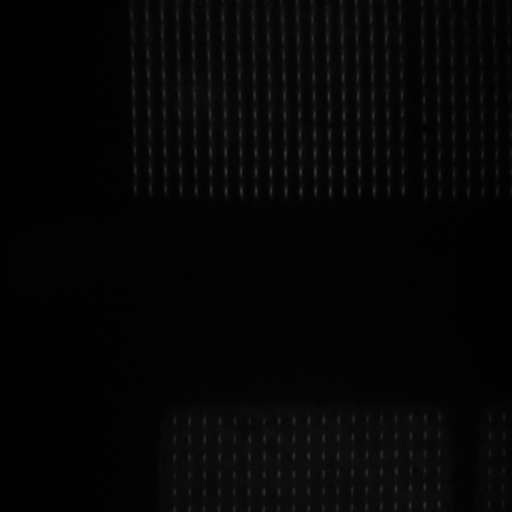
#> input picture X2110-Camera/100x/cal-turret-6/488.tif, 512 x 512 px
$ python calibration.py
#> lines starting #> are read from the running program, lines starting #| are printed output that depends on the picture; long printed decimals are rounded
# -*- coding: utf-8 -*-
"""
Created on Sat Aug 15 12:32:33 2015

@author: Andre
"""
#import seaborn as sns
#sns.set()
import matplotlib.pyplot as plt
import numpy as np
from mpl_toolkits.mplot3d import Axes3D
import scipy.optimize as sp
from scipy.spatial import distance


plt.close('all')
# [9 lines of commented-out code are left out]

def twoD_Gaussian(x_y, offset, amplitude, xo, yo, sigma_x, sigma_y, theta):
    x, y = x_y
    xo = float(xo)
    yo = float(yo)
    a = (np.cos(theta)**2)/(2*sigma_x**2) + (np.sin(theta)**2)/(2*sigma_y**2)
    b = -(np.sin(2*theta))/(4*sigma_x**2) + (np.sin(2*theta))/(4*sigma_y**2)
    c = (np.sin(theta)**2)/(2*sigma_x**2) + (np.cos(theta)**2)/(2*sigma_y**2)
    g = offset + amplitude*np.exp( - (a*((x-xo)**2) + 2*b*(x-xo)*(y-yo)
                            + c*((y-yo)**2)))
    return g.ravel()

###################################################################################
# =============================================================================
# Images files to load and initial points to do the calibration
# =============================================================================

imagesFiles = [ '488.tif',  '568.tif', '680.tif', '735.tif']


initialPoint = np.array([[241, 192], [244, 227], [244,259], [245,269]])

zeroPoint = 680 #point for 0 pixel displacement


#############################################

centerPos = []

for i,items in enumerate(imagesFiles):

    image = plt.imread(items) #read image file
#> image is the input picture: shape (512, 512) uint16; min 160, max 14894, mean 1590.2

    squareSize = 20

    xmin = initialPoint[i][0]-squareSize/2
    xmax = initialPoint[i][0]+squareSize/2
    ymin = initialPoint[i][1]-squareSize/2
    ymax = initialPoint[i][1]+squareSize/2

    x = np.arange(xmin, xmax,1)
    y = np.arange(ymin, ymax,1)

    X, Y = np.meshgrid(x,y) #note: meshgrid is needed to use an asymetric grid with plot_surface, I tried mgrid and it didn't work.


    imageMask =  image[int(np.min(Y)):int(np.max(Y))+1, int(np.min(X)):int(np.max(X))+1] #to mask it correctly we have to invert X and Y here
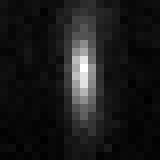
#> imageMask: shape (20, 20) uint16 (shown 8 times larger); min 664, max 14894, mean 2164; drawn with min black and max white

    ig = (np.min(image), np.max(image) , initialPoint[i][1], initialPoint[i][0], 2.0, 2.0, 0.0)
#> ig = (160, 14894, 192, 241, 2, 2, 0)
    inpars, pcov = sp.curve_fit(twoD_Gaussian,(Y,X), imageMask.ravel(), p0=ig, maxfev=20000)
#> inpars = [1332, 12054.6, 190.5, 240.9, 3.82, 1.16, -0.0276]
    fit3 = twoD_Gaussian((Y, X), *inpars).reshape(X.shape[0], Y.shape[1])
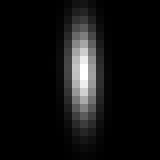
#> fit3: shape (20, 20) float64 (shown 8 times larger); min 1332, max 13223.5, mean 2164; drawn with min black and max white


    #Plot image
    fig1 = plt.figure()
    ax1 = fig1.add_subplot(111, projection='3d')
    ax1.plot_surface(X, Y, imageMask, rstride=1, cstride=1, cmap="hsv", linewidth=0, antialiased=False, alpha=0.5)
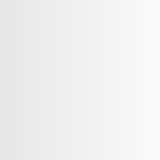
#> X: shape (20, 20) float64 (shown 8 times larger); min 231, max 250, mean 240.5
    ax1.plot_wireframe(X, Y, fit3, color="black", linewidth=3, alpha=0.3)
    ax1.set_xlabel("Pixels")
    ax1.set_ylabel("Pixels")
    ax1.set_zlabel("Intensity")
    plt.title(items)
    plt.show()
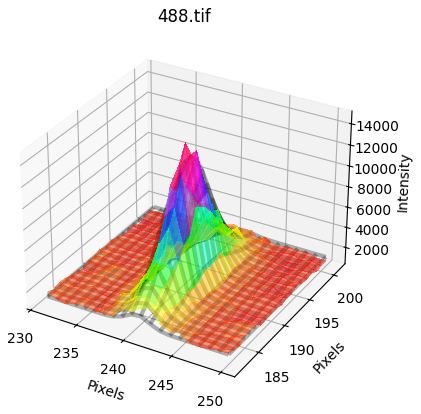
#> figure drawn by matplotlib, 1 panel


    # Getting center and standard deviation in x and y
    xCenter = inpars[3]       # Center of x in nanometer
#> xCenter = 240.9
    yCenter = inpars[2]       # Center of y in nanometer
#> yCenter = 190.5
    print('==========================')
    print(items)
    print('X pos: ' + str(xCenter))
#| X pos: 240.868
    print('Y pos: ' + str(yCenter))
#| Y pos: 190.507
    print('===========================')


    splitName = items.split('.tif')
    centerPos.append([int(splitName[0]), xCenter, yCenter])
#> pass 2 of the loop `for i,items in enumerate(imagesFiles):`:
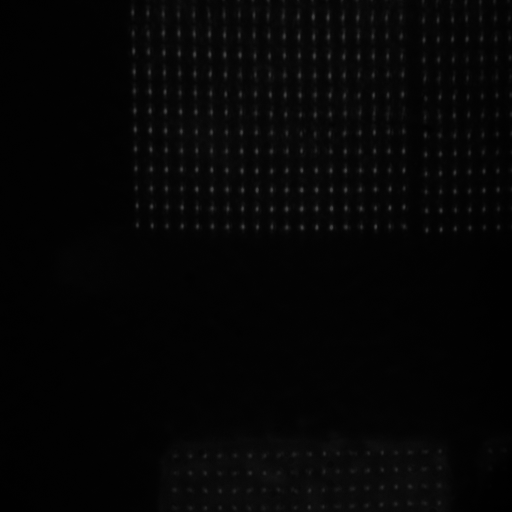
#> input picture X2110-Camera/100x/cal-turret-6/568.tif, 512 x 512 px
#> image is the input picture: shape (512, 512) uint16; min 156, max 15896, mean 1559.1
#> `imageMask =  image[int(np.min(Y)):int(np.max(Y))+1, int(np.min(X)):int..`:
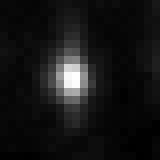
#> imageMask: shape (20, 20) uint16 (shown 8 times larger); min 919, max 15638, mean 2220.3; drawn with min black and max white
#> ig = (156, 15896, 227, 244, 2, 2, 0)
#> inpars = [1560.6, 14435.8, 226.2, 242.4, 2.09, 1.39, -0.0635]
#> `plt.show()`:
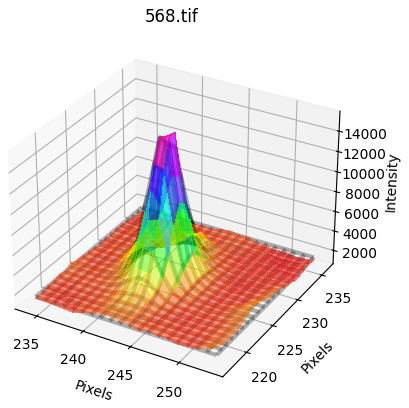
#> figure drawn by matplotlib, 1 panel
#> xCenter = 242.4
#> yCenter = 226.2
#| X pos: 242.448
#| Y pos: 226.241
#> pass 3 of the loop `for i,items in enumerate(imagesFiles):`:
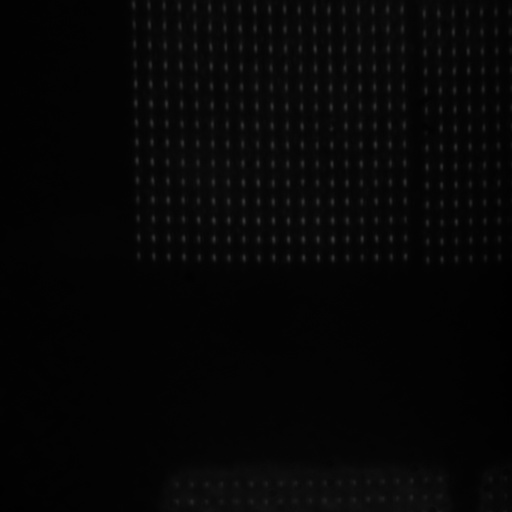
#> input picture X2110-Camera/100x/cal-turret-6/680.tif, 512 x 512 px
#> image is the input picture: shape (512, 512) uint16; min 371, max 14030, mean 1723.4
#> `imageMask =  image[int(np.min(Y)):int(np.max(Y))+1, int(np.min(X)):int..`:
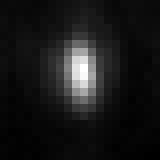
#> imageMask: shape (20, 20) uint16 (shown 8 times larger); min 1151, max 12318, mean 2259.9; drawn with min black and max white
#> ig = (371, 14030, 259, 244, 2, 2, 0)
#> inpars = [1616.4, 10614.2, 257.4, 243.6, 2.61, 1.48, -0.0722]
#> `plt.show()`:
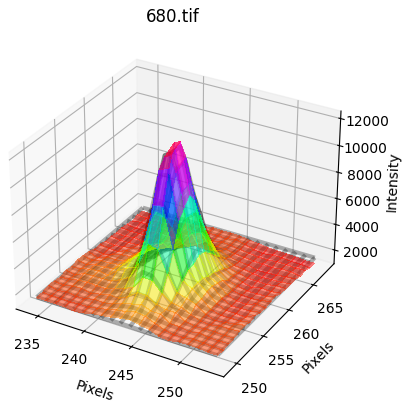
#> figure drawn by matplotlib, 1 panel
#> xCenter = 243.6
#> yCenter = 257.4
#| X pos: 243.634
#| Y pos: 257.440
#> the loop made 4 passes; the first 3 are shown

centerPos = np.array(centerPos)

distancesAll = distance.cdist(centerPos[:,1:3], centerPos[:,1:3])

pixelRef_ind = np.where(centerPos[:,0] == zeroPoint)[0][0]

distanceCenter = distancesAll[pixelRef_ind, :]

distanceCenter[0:pixelRef_ind] = distanceCenter[0:pixelRef_ind]*-1

plt.figure(5)
plt.plot(distanceCenter, centerPos[:,0], 'o')
plt.xlabel('Pixel Displacement')
plt.ylabel('Wavelength (nm)')
plt.title('Pixel Displacement by Wavelength')


z = np.polyfit(distanceCenter, centerPos[:,0], 3)
p = np.poly1d(z)
print(p)

xx = np.arange(np.min(distanceCenter)-2, np.max(distanceCenter)+2, 0.5)
#> xx = 165 values from -68.99 to 13.01
yy = p(xx)
plt.plot(xx,yy, '--r')
#plt.show()
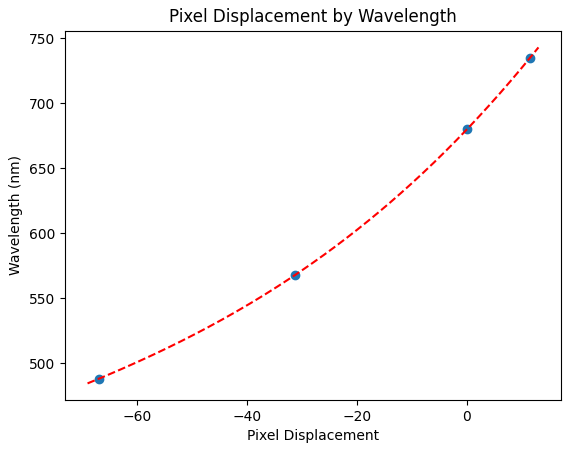
#> figure drawn by matplotlib, 1 panel; curve peaks at x = 13.01, y = 743.1
